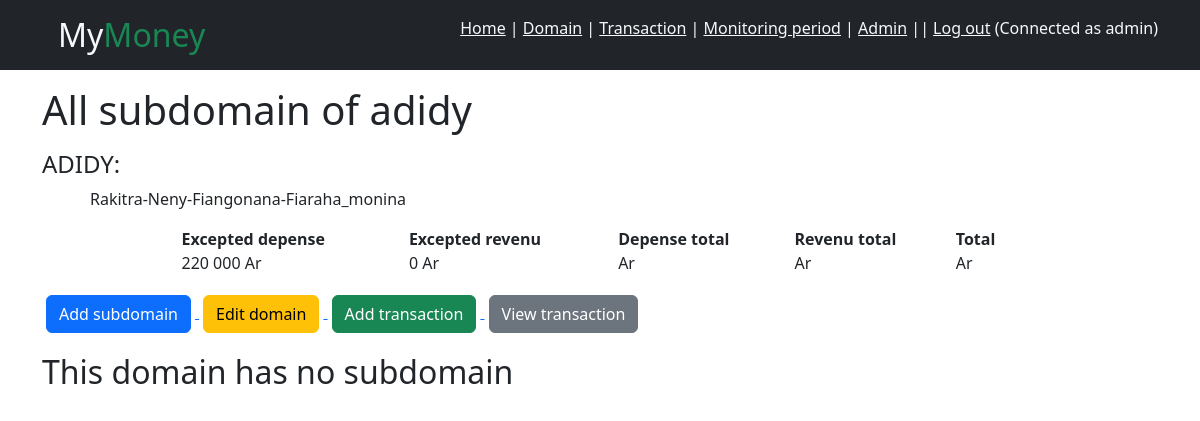
Page /domain/view-subdomain/2 (signed in) on the earlier database version.
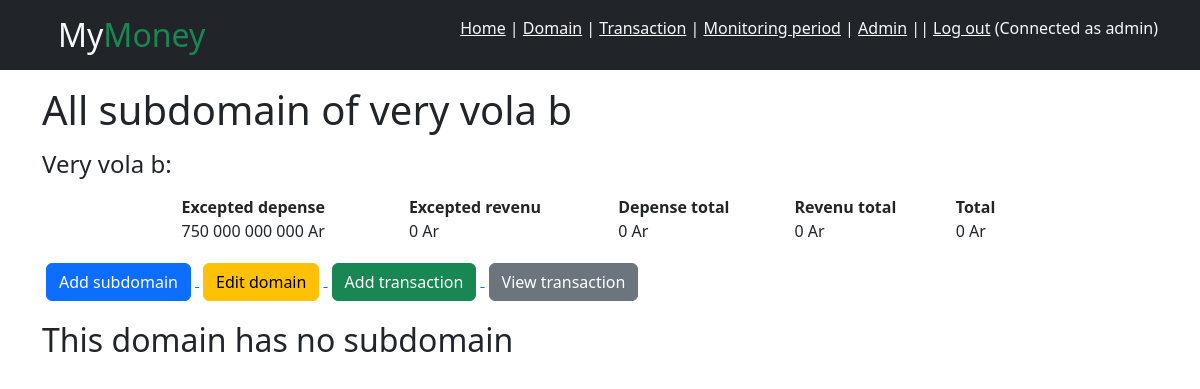
Same page on the later database version.
### gestion/models.py (models this page shows, shortened)
class Domain(models.Model):
    gestion = models.ForeignKey(Gestion, on_delete=models.CASCADE, null=False)
    name = models.CharField(max_length=20, null=False)
    description = models.TextField(null=True)
    relation_to_parent_domain = models.ForeignKey("RelationToParentDomain", on_delete=models.SET_NULL, null=True)
    excepted_depense = models.FloatField(default=0)
    excepted_revenu = models.FloatField(default=0)
    def get_depense_total(self):
        depense_total = 0
        transactions = Transaction.objects.filter(domain=self)
        period = DateInterval.objects.get(user=self.gestion.owner)
        relation_to_me = RelationToParentDomain.objects.get(parent_domain=self.id)
        subdomains = Domain.objects.filter(relation_to_parent_domain=relation_to_me)
        depense_total += sum(subdomain.get_depense_total() for subdomain in subdomains)
        return depense_total
    def get_revenu_total(self):
        revenu_total = 0
        transactions = Transaction.objects.filter(domain=self)
        period = DateInterval.objects.get(user=self.gestion.owner)
        relation_to_me = RelationToParentDomain.objects.get(parent_domain=self.id)
        subdomains = Domain.objects.filter(relation_to_parent_domain=relation_to_me)
        revenu_total += sum(subdomain.get_revenu_total() for subdomain in subdomains)
        return revenu_total
    def get_solde(self):
        return self.get_revenu_total() - self.get_depense_total()

class Gestion(models.Model):
    owner = models.OneToOneField(CustomUser, on_delete=models.CASCADE, null=False)

class RelationToParentDomain(models.Model):
    parent_domain = models.OneToOneField(Domain, on_delete=models.CASCADE, null=False)

### accounts/models.py (models this page shows)
class CustomUser(AbstractUser):
    pass

### gestion/views.py (the view)
# urls.py: path("domain/view-subdomain/<int:id>", views.subdomain, name="subdomain"),
@login_required()
def subdomain(request, id):
    domain = Domain.objects.get(id=id)
    relation = RelationToParentDomain.objects.get(parent_domain=domain)
    subdomains = Domain.objects.filter(gestion=Gestion.objects.get(owner=request.user), relation_to_parent_domain=relation).order_by("name")
    return render(request, "domain/index.html", {"domains": subdomains, "domain": domain, "title": "Subdomain"})

### gestion/templatetags/filters.py (called while the page is built)
@register.filter
def intspace(value):
    try:
        value = int(value)
    except (ValueError, TypeError):
        return value
    return f"{value:,}".replace(",", " ")

### gestion/templates/domain/index.html (shortened to what this page needs)
{% extends "base.html" %}
{% load filters %}
{% block body %}
    <div class="container">
        {% if principal_domain %}
            <h1 class="my-3">All domain</h1>
            <h3>Solde: {{ solde|floatformat:0|intspace|intspace }} Ar</h3>
            <div class="d-flex justify-content-between w-50">
                <p>Revenu total: {{ revenu|floatformat:0|intspace }} Ar</p>
                <p>Depense total: {{ depense|floatformat:0|intspace }} Ar</p>
            </div>
            <a href="{% url 'new-domain' %}"><button class="btn btn-success">New domain</button></a>
            <a href="{% url 'domain-tree' %}" class="text-dark"><button class="btn btn-primary">See domain tree</button></a>
        {% else %}
            <h1 class="my-3">All subdomain of {{ domain.name|lower }}</h1>
            <h4>{{ domain.name }}:</h4>
            <p class="mx-5">{{ domain.description }}</p>
            <table class="w-75 m-auto my-3">
                <thead>
                    <tr>
                        <th>Excepted depense</th>
                        <th>Excepted revenu</th>
                        <th>Depense total</th>
                        <th>Revenu total</th>
                        <th>Total</th>
                    </tr>
                </thead>
                <tbody>
                    <tr>
                        <td>{{ domain.excepted_depense|floatformat:0|intspace }} Ar</td>
                        <td>{{ domain.excepted_revenu|floatformat:0|intspace }} Ar</td>
                        <td>{{ domain.get_depense_total|floatformat:0|intspace }} Ar</td>
                        <td>{{ domain.get_revenu_total|floatformat:0|intspace }} Ar</td>
                        <td>{{ domain.get_solde|floatformat:0|intspace }} Ar</td>
                    </tr>
                </tbody>
            </table>
            <a href="{% url 'new-subdomain' id=domain.id %}">
                <button class="btn btn-primary m-1">Add subdomain</button>
            </a>
            <a href="{% url 'edit-domain' id=domain.id %}">
                <button class="btn btn-warning m-1">Edit domain</button>
            </a>
            <a href="{% url 'new-transaction-domain' id=domain.id %}">
                <button class="btn btn-success m-1">Add transaction</button>
            </a>
            <a href="{% url 'transaction' id=domain.id %}">
                <button class="btn btn-secondary m-1">View transaction</button>
            </a>
        {% endif %}
        {% if not domains %}
            {% if principal_domain %}
                <h2 class="my-3">There is no domain in your financial monitoring</h2>
            {% else %}
                <h2 class="my-3">This domain has no subdomain</h2>
            {% endif %}
        {% endif %}
    </div>
{% endblock %}

Differences in the rows shown:
changed Domain: name "adidy" → "very vola b"; name "ADIDY" → "Very vola b"; excepted_depense "220 000" → "750 000 000 000"; get_depense_total (not shown) → "0"; get_revenu_total (not shown) → "0"; get_solde (not shown) → "0"; description "Rakitra-Neny-Fiangonana-Fiaraha_monina" → (not shown)
